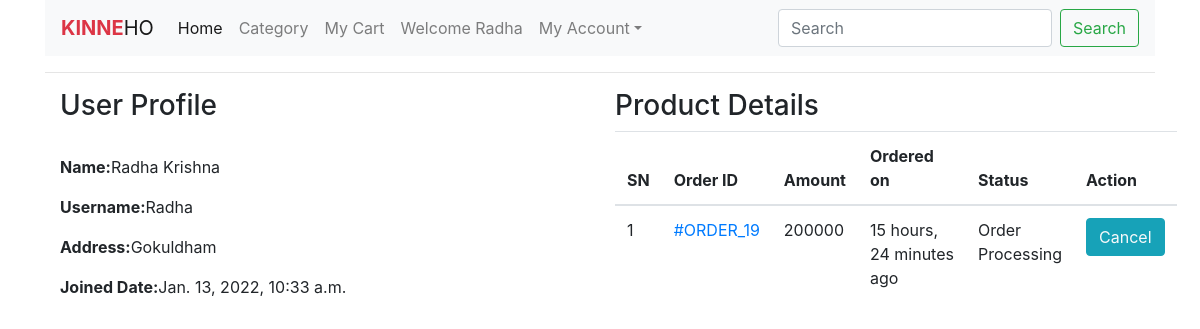
Page /profile/ (signed in) on the committed database.
### ecomapp/models.py (models this page shows, shortened)
class Customer(models.Model):
    user = models.OneToOneField(User, on_delete=models.CASCADE)
    full_name = models.CharField(max_length=200)
    address = models.CharField(max_length=200, null=True, blank=True)
    joined_on = models.DateTimeField(auto_now_add=True)

class Order(models.Model):
    cart = models.OneToOneField(Cart, on_delete=models.CASCADE)
    ordered_by = models.CharField(max_length=200)
    shipping_address = models.CharField(max_length=200)
    mobile = models.CharField(max_length=10)
    email = models.EmailField(null=True, blank=True)
    subtotal = models.PositiveIntegerField()
    discount = models.PositiveIntegerField()
    total = models.PositiveIntegerField()
    order_status = models.CharField(max_length=50, choices=ORDER_STATUS)
    created_at = models.DateTimeField(auto_now_add=True)

### ecomapp/views.py (the view)
# urls.py: path("profile/",CustomerProfileView.as_view(),name="profile"),
class CustomerProfileView(TemplateView):
    template_name = "profile.html"
    def dispatch(self, request, *args, **kwargs):
        if request.user.is_authenticated and Customer.objects.filter(user=request.user).exists():
            pass
        else:
            return redirect("/login/?next=/profile/")
        return super().dispatch(request, *args, **kwargs)
    def get_context_data(self, **kwargs):
        context = super().get_context_data(**kwargs)
        customer = self.request.user.customer
        context['customer'] = customer
        orders = Order.objects.filter(cart__customer=customer).order_by("-id")
        context['orders'] = orders
        return context

### templates/profile.html (shortened to what this page needs)
{% extends 'base.html'%}
{% block main%}
    <div class="container">
        <div class="row">
            <div class="col-md-6">
                <h3>User Profile</h3><br>
                <p><span class="font-weight-bold">Name:</span>{{customer.full_name}}</p>
                <p><span class="font-weight-bold">Username:</span>{{customer.user.username}}</p>
                <p><span class="font-weight-bold">Address:</span>{{customer.address}}</p>
                <p><span class="font-weight-bold">Joined Date:</span>{{customer.joined_on}}</p>
            </div>
              <div class="col-md-6">
                <h3>Product Details</h3>
                  <table class="table">
                <thead>
                <tr>
                    <th>SN</th>
                    <th>Order ID</th>
                    <th>Amount</th>
                    <th>Ordered on</th>
                    <th>Status</th>
                    <th>Action</th>
                </tr>
                </thead>
                      <tbody>
                        {% for order in orders %}
                    <tr>
                    <td>{{forloop.counter}}</td>
                    <td><a href="{%url 'ecomapp:customerorderdetail' order.id %}">#ORDER_{{order.id}}</a></td>
                    <td>{{order.total}}</td>
                    <td>{{order.created_at|timesince}} ago</td>
                    <td>{{order.order_status}}</td>
                     <td><a href="{% url 'ecomapp:cancelorder' order.id%}" class="btn btn-info text-light">Cancel</a></td>
                    </tr>
                      {% endfor %}
                  </table>
            </div>
        </div>
    </div>
{% endblock %}

### templates/base.html (shortened to what this page needs)
<!doctype html>
<html lang="en">
  <head>
    <link rel="stylesheet" href="https://stackpath.bootstrapcdn.com/bootstrap/4.3.1/css/bootstrap.min.css">
  </head>
  <body>
  <div class="container">
    <nav class="navbar navbar-expand-lg navbar-light bg-light">
      <a class="navbar-brand" href="#"><span class="text-danger" style="font-weight:bold;">KINNE</span>HO</a>
  <div class="collapse navbar-collapse" id="navbarSupportedContent">
    <ul class="navbar-nav mr-auto">
      <li class="nav-item active">
        <a class="nav-link" href="/">Home <span class="sr-only">(current)</span></a>
      </li>
        <li class="nav-item">
        <a class="nav-link" href="/all-products">Category</a>
      </li>
        <li class="nav-item">
        <a class="nav-link" href="{% url 'ecomapp:mycart'%}">My Cart</a>
      </li>
         {% if request.user.customer %}
       <li class="nav-item">
           <a href="#" class="nav-link"> Welcome {{request.user.username}}</a>
         </li>
       <li class="nav-item dropdown">
        <a class="nav-link dropdown-toggle" href="#" id="navbarDropdown" role="button" data-toggle="dropdown" aria-haspopup="true" aria-expanded="false">
         My Account</a>
      </li>
        {% endif %}
    </ul>
    <form class="form-inline my-2 my-lg-0" action="{% url 'ecomapp:search' %}" method="GET">
      <input class="form-control mr-sm-2" type="search" name="keyword" placeholder="Search" aria-label="Search" required>
      <button class="btn btn-outline-success my-2 my-sm-0" type="submit">Search</button>
    </form>
  </div>
</nav>
    <hr>
  {% block main %}{% endblock %}
  </body>
</html>

### rows in the picture
Customer: full_name "Radha Krishna", user.username "Radha", address "Gokuldham", joined_on "Jan. 13, 2022, 10:33 a.m."
Order: id "19", total "200000", created_at "15 hours, 24 minutes", order_status "Order Processing"

### other values in the picture
{{ request.user.username }} "Radha"
